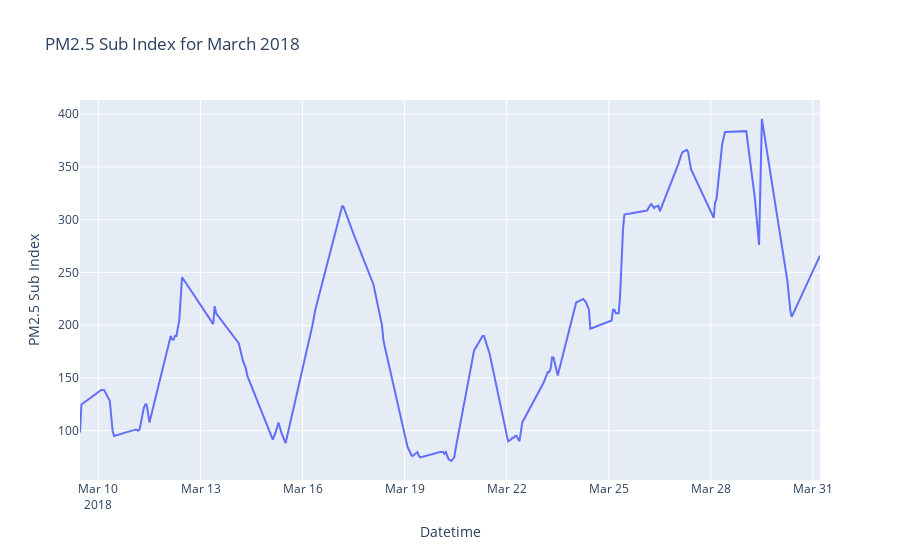

Here is the notebook cell this chart was saved with:
### Code cell
march_2018_mpcb = data_by_date('2018-03-01', '2018-03-31', mpcb_id)
fig = px.line(march_2018_mpcb, x='datetime', y='sub_index', title="PM2.5 Sub Index for March 2018")
fig.update_yaxes(title='PM2.5 Sub Index')
fig.update_xaxes(title='Datetime')
fig.show()
